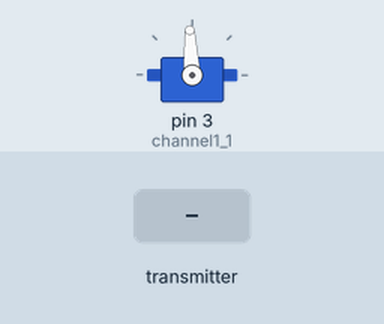
Simulated run of this sketch. Board: Arduino Uno, built with avr-gcc and run on an emulated ATmega328P. On the bench: servo. Inputs (shaded band) come from the test bench. No radio packets arrive unless stated.

Above: at 1.2 s.
1.3 s: the transmitter starts sending ch1 = 0
At 2.4 s:
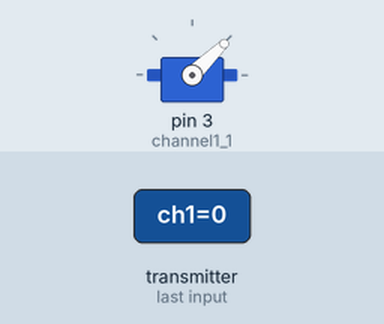
2.8 s: the transmitter starts sending ch1 = 64
At 3.5 s:
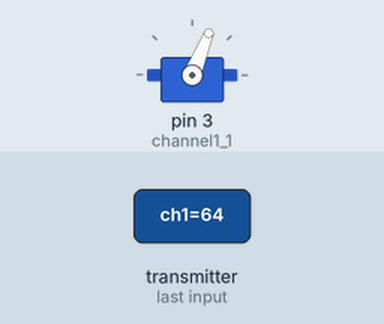
4.3 s: the transmitter starts sending ch1 = 255
At 4.7 s:
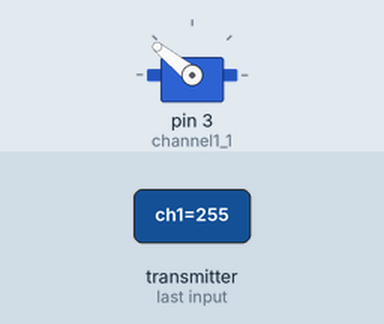
Timing chart, 0 to 7.3 s (numbered marks = the images above; inputs shaded):
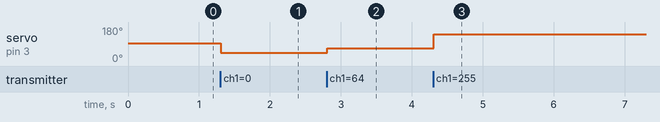

Measured:
- after the input at 1.3 s, servo on pin 3 (channel1_1): 93° → 44° at once
- after the input at 2.8 s, servo on pin 3 (channel1_1): 44° → 68° at once
- after the input at 4.3 s, servo on pin 3 (channel1_1): 68° → 141° at once

The sketch:

dron_odbiornik.ino
```cpp
#include <RF24.h>
#include <nRF24L01.h>
#include <Servo.h>
#include <SPI.h>

const uint64_t pipeIn = 0xE8E8F0F0E1LL; //kod po ktorym laczy sie odbiornik z nadajnikiem

RF24 radio(9,8);

struct ReceivedData {
  byte ch1;
  byte ch2;
  byte ch3;
  byte ch4;
  byte ch5;
  byte ch6;
  byte ch7;
  byte ch8;
  byte ch9;
};

ReceivedData receiveData;

Servo channel1_1;
Servo channel1_2;
Servo channel1_3;
Servo channel1_4;
Servo channel1_5;
Servo channel1_6;
Servo channel1_7;
Servo channel1_8;
Servo channel1_9;

int ch1_value = 0;
int ch2_value = 0;
int ch3_value = 0;
int ch4_value = 0;
int ch5_value = 0;
int ch6_value = 0;
int ch7_value = 0;
int ch8_value = 0;
int ch9_value = 0;

unsigned long lastTime = 0;


void setup() {
  // put your setup code here, to run once:
  channel1_1.attach(3);

  receiveData.ch1 = 127;
  receiveData.ch2 = 127;
  receiveData.ch3 = 127;
  receiveData.ch4 = 127;
  receiveData.ch5 = 0;
  receiveData.ch6 = 0;
  receiveData.ch7 = 0;
  receiveData.ch8 = 0;
  receiveData.ch9 = 0;


  radio.begin();
  radio.setAutoAck(false);
  radio.setDataRate(RF24_250KBPS);
  radio.openReadingPipe(1,pipeIn);

  //ustawiamy urzadzenie jako odbiornik
  radio.startListening();
}

void loop() {
  // put your main code here, to run repeatedly:
  receiveTheData();

  ch1_value = map(receiveData.ch1, 0, 255, 1000, 2000);
  ch2_value = map(receiveData.ch1, 0, 255, 1000, 2000);
  ch3_value = map(receiveData.ch1, 0, 255, 1000, 2000);
  ch4_value = map(receiveData.ch1, 0, 255, 1000, 2000);
  ch5_value = map(receiveData.ch1, 0, 1, 1000, 2000);
  ch6_value = map(receiveData.ch1, 0, 1, 1000, 2000);
  ch7_value = map(receiveData.ch1, 0, 1, 1000, 2000);
  ch8_value = map(receiveData.ch1, 0, 1, 1000, 2000);
  ch9_value = map(receiveData.ch1, 0, 1, 1000, 2000);

  channel1_1.write(ch1_value);
  channel1_3.write(ch3_value);

}

void receiveTheData(){
  while(radio.available()){
    radio.read(&receiveData, sizeof(ReceivedData));
    lastTime = millis(); //lastTime chwyta dane
  }
}
```
